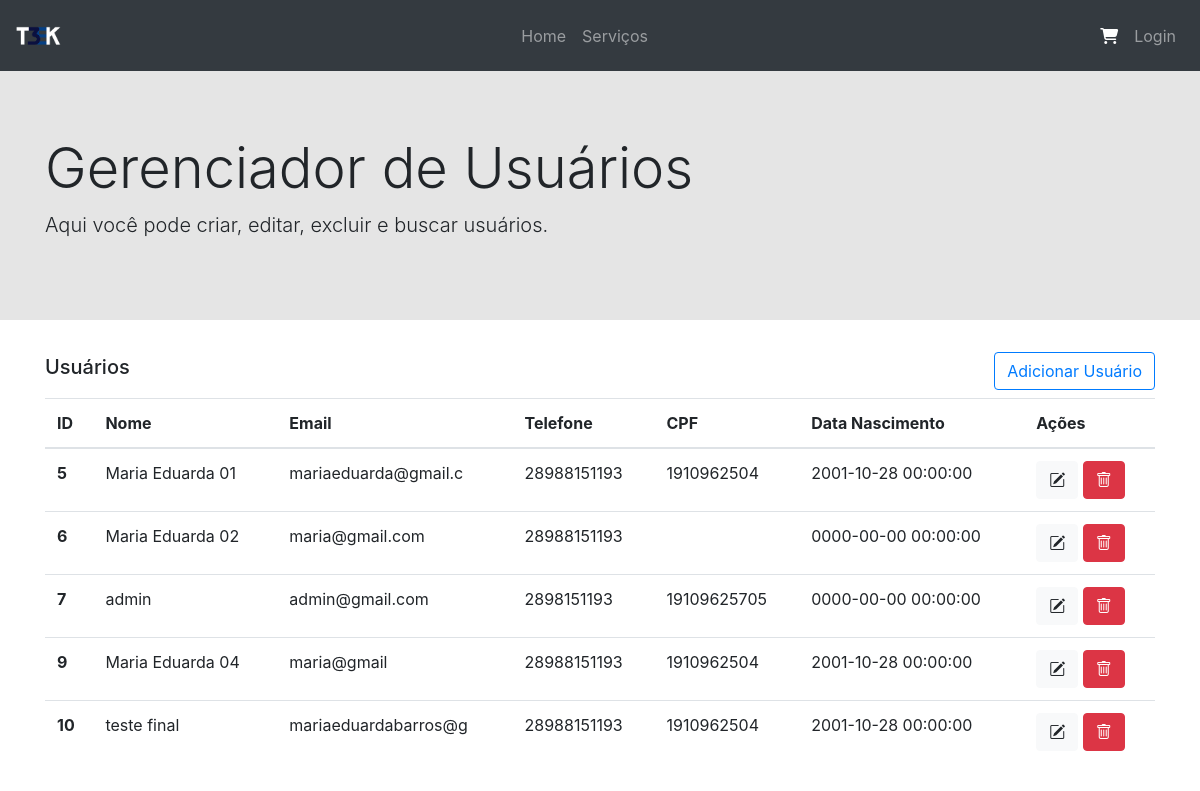
The app's page /views/usuarios.php, older data.
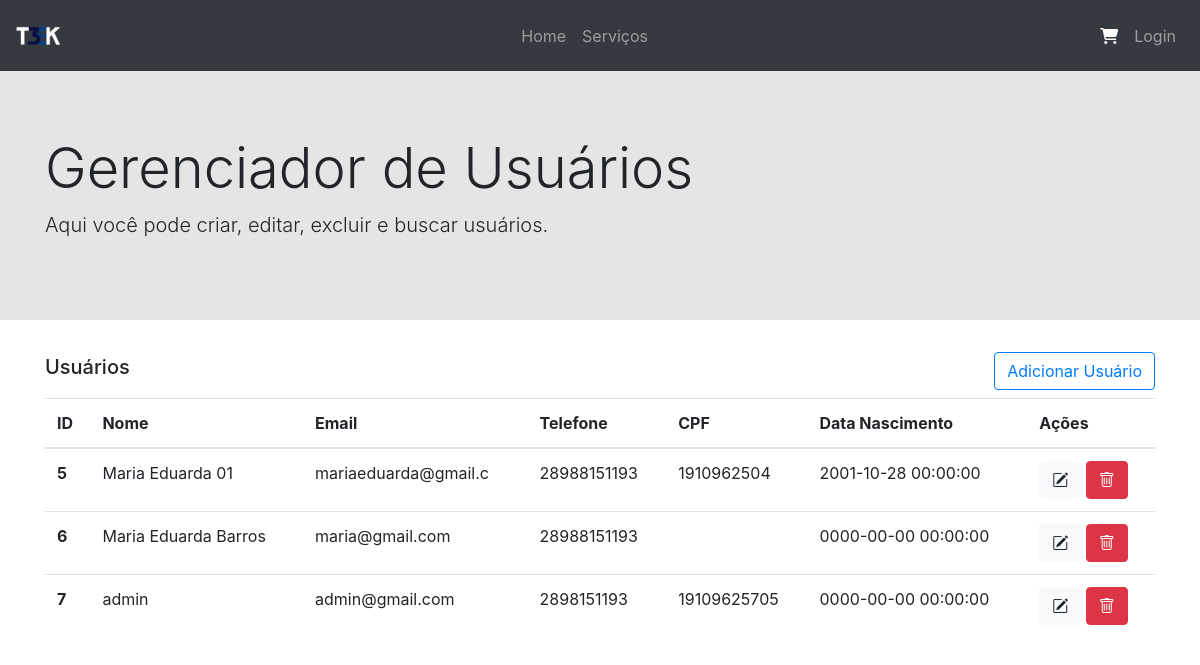
The same page, newer data.
### tables this page shows
CREATE TABLE `usuarios` (
  `CodCli` int(11) NOT NULL,
  `Nome` text DEFAULT NULL,
  `Endereco` text DEFAULT NULL,
  `Telefone` varchar(20) DEFAULT NULL,
  `CPF` varchar(13) DEFAULT NULL,
  `DtNascimento` datetime DEFAULT NULL,
  `Email` text DEFAULT NULL,
  `Senha` text DEFAULT NULL,
  `tipo` char(1) DEFAULT 'C'
);

### dao/UsuarioDao.inc.php (called while the page is built, shortened)
<?php
include_once "conexao.inc.php";
include_once "../classes/usuario.inc.php";
class UsuarioDao
{
    private $conexao;
    public function __construct()
    {
        $c = new Conexao();
        $this->conexao = $c->getConexao();
    }
    public function listarUsuarios(): array {
    $stmt = $this->conexao->query("SELECT * FROM usuarios");
    $usuarios = [];
    while($row = $stmt->fetch(PDO::FETCH_OBJ)){
        $usuario = new Usuario();
        $usuario->setUsuario(
            $row->CodCli,
            $row->Nome,
            $row->Email,
            $row->tipo,
            $row->Endereco,
            $row->Telefone,
            $row->CPF,
            $row->DtNascimento,
            $row->Senha
        );
        $usuarios[] = $usuario;
    }
    return $usuarios;
}
}
?>

### dao/conexao.inc.php (called while the page is built, shortened)
<?php
    class Conexao
    {
        private $servidor_mysql = 'localhost';
        private $nome_banco = 'lojat3ek';
        private $usuario = 'root';
        private $senha = '';
        public function getConexao()
        {
                $this->con = new PDO("mysql:host=$this->servidor_mysql;dbname=$this->nome_banco","$this->usuario","$this->senha");
                return $this->con;
        }
    }
?>

### classes/usuario.inc.php (called while the page is built, shortened)
<?php
class Usuario {
    private $CodCli;
    private $nome;
    private $email;
    private $telefone;
    private $cpf;
    private $dtNascimento;
    public function setUsuario($CodCli, $nome, $email, $tipo, $endereco, $telefone, $cpf, $dtNascimento, $senha) {
        $this->CodCli = $CodCli;
        $this->nome = $nome;
        $this->email = $email;
        $this->telefone = $telefone;
        $this->cpf = $cpf;
        $this->dtNascimento = $dtNascimento;
    }
    public function getId() {
        return $this->CodCli;
    }
    public function getNome() {
        return $this->nome;
    }
    public function getEmail() {
        return $this->email;
    }
    public function getTelefone() {
        return $this->telefone;
    }
    public function getCpf() {
        return $this->cpf;
    }
    public function getDtNascimento() {
        return $this->dtNascimento;
    }
}
?>

### views/usuarios.php (the view, shortened to what this page needs)
<?php
    require_once "includes/cabecalho.inc.php";
    require_once "../classes/usuario.inc.php";
    require_once "../dao/UsuarioDao.inc.php";
    $usuarioDao = new UsuarioDao();
$usuarios = $usuarioDao->listarUsuarios();
?>
<div class="row">
    <div class="col-md-12 p-0">
        <div class="jumbotron jumbotron-fluid" id="jumbotron">
            <div class="container">
                <h1 class="display-4">Gerenciador de Usuários</h1>
                <p class="lead">Aqui você pode criar, editar, excluir e buscar usuários.</p>
            </div>
        </div>
    </div>
</div>
<div class="row">
    <div class="col-md-12">
        <div class="container">
            <div class="row mb-2 d-flex align-items-center">
                <div class="col-md-8">
                    <h5>Usuários</h5>
                </div>
                <div class="col-md-4 d-flex align-items-center">
                    <button type="button" class="btn btn-outline-primary" data-toggle="modal" data-target="#modalAdicionarUsuario">
                        Adicionar Usuário
                    </button>
                </div>
            </div>
            <table class="table table-hover" id="tabela-usuarios">
                <thead>
                    <tr>
                        <th scope="col">ID</th>
                        <th scope="col">Nome</th>
                        <th scope="col">Email</th>
                        <th scope="col">Telefone</th>
                        <th scope="col">CPF</th>
                        <th scope="col">Data Nascimento</th>
                        <th scope="col">Ações</th>
                    </tr>
                </thead>
                <tbody>
                    <?php
                        foreach ($usuarios as $usuario) {
                    ?>
                    <tr>
                        <th scope="row"><?= htmlspecialchars($usuario->getId()) ?></th>
                        <td><?= htmlspecialchars($usuario->getNome()) ?></td>
                        <td><?= htmlspecialchars($usuario->getEmail()) ?></td>
                        <td><?= htmlspecialchars($usuario->getTelefone()) ?></td>
                        <td><?= htmlspecialchars($usuario->getCpf()) ?></td>
                        <td><?= htmlspecialchars($usuario->getDtNascimento()) ?></td>
                        <td>
                            <button type="button" class="btn btn-light" data-toggle="modal" data-target="#modalEditar<?= $usuario->getId() ?>">
                                <i class="bi bi-pencil-square"></i>
                            </button>
                            <a href="../controllers/controllerUsuario.php?opcao=2&id=<?= htmlspecialchars($usuario->getId()) ?>" class="btn btn-danger" onclick="return confirm('Confirma a exclusão deste usuário?')">
                                <i class="bi bi-trash"></i>
                            </a>
                        </td>
                    </tr>
                    <?php
                        }
                    ?>
                </tbody>
            </table>
        </div>
    </div>
</div>
</body>
</html>

### views/includes/cabecalho.inc.php (shortened to what this page needs)
<!doctype html>
<html lang="pt-br">
  <head>
    <link rel="stylesheet" href="https://stackpath.bootstrapcdn.com/bootstrap/4.1.3/css/bootstrap.min.css">
    <link rel="stylesheet" href="https://cdn.jsdelivr.net/npm/bootstrap-icons@1.11.3/font/bootstrap-icons.css">
    <link rel="stylesheet" href="https://cdnjs.cloudflare.com/ajax/libs/font-awesome/6.5.2/css/all.min.css">
    <link rel="stylesheet" href="css/style_login.css">
    <link rel="stylesheet" href="css/style_servicos.css">
  </head>
  <body>
        <div class="container-fluid">
        <?php
            $tipo = 'C';
            require_once "menu$tipo.inc.php";
        ?>

### views/includes/menuC.inc.php (shortened to what this page needs)
<div class="row">
    <div class="col-md-12 p-0 ">
        <nav class="navbar navbar-dark bg-dark navbar-expand-lg" id="navbar">
            <a class="navbar-brand" href="#"><img src="./imagens/logo.png" alt="Logo" class="img-fluid" width="45" height="45"></a>
            <div class="collapse navbar-collapse" id="navbarNavAltMarkup">
                <div class="navbar-nav mx-auto">
                    <a class="nav-item nav-link" href="index.php">Home </a>
                    <a class="nav-item nav-link" href="index.php">Serviços </a>
                </div>
                <div class="navbar-nav">
                    <a class="nav-item nav-link" href="#"><i class="fa-solid fa-cart-shopping" style="color: #ffffff;"></i></a>
                    <?php
                        if(!isset($_SESSION['usuario']))
                        {
                    ?>
                            <a class="nav-item nav-link" href="login.php">Login</a>
                    <?php
                        }else{
                            include_once "modal.inc.php";
                        }
                    ?>
                </div>
            </div>
        </nav>
    </div>
</div>
</div>

### views/css/style_servicos.css (style rules this page uses)
body { background-color: white; }
#jumbotron { background-color: #E5E5E5; }

Row changes from the older to the newer data that the page shows:
removed usuarios: CodCli "9", Nome "Maria Eduarda 04", Email "maria@gmail", Telefone "28988151193", CPF "1910962504", DtNascimento "2001-10-28 00:00:00"
removed usuarios: CodCli "10", Nome "teste final", Email "mariaeduardabarros@g", Telefone "28988151193", CPF "1910962504", DtNascimento "2001-10-28 00:00:00"
changed usuarios "maria@gmail.com": Nome "Maria Eduarda 02" → "Maria Eduarda Barros"
